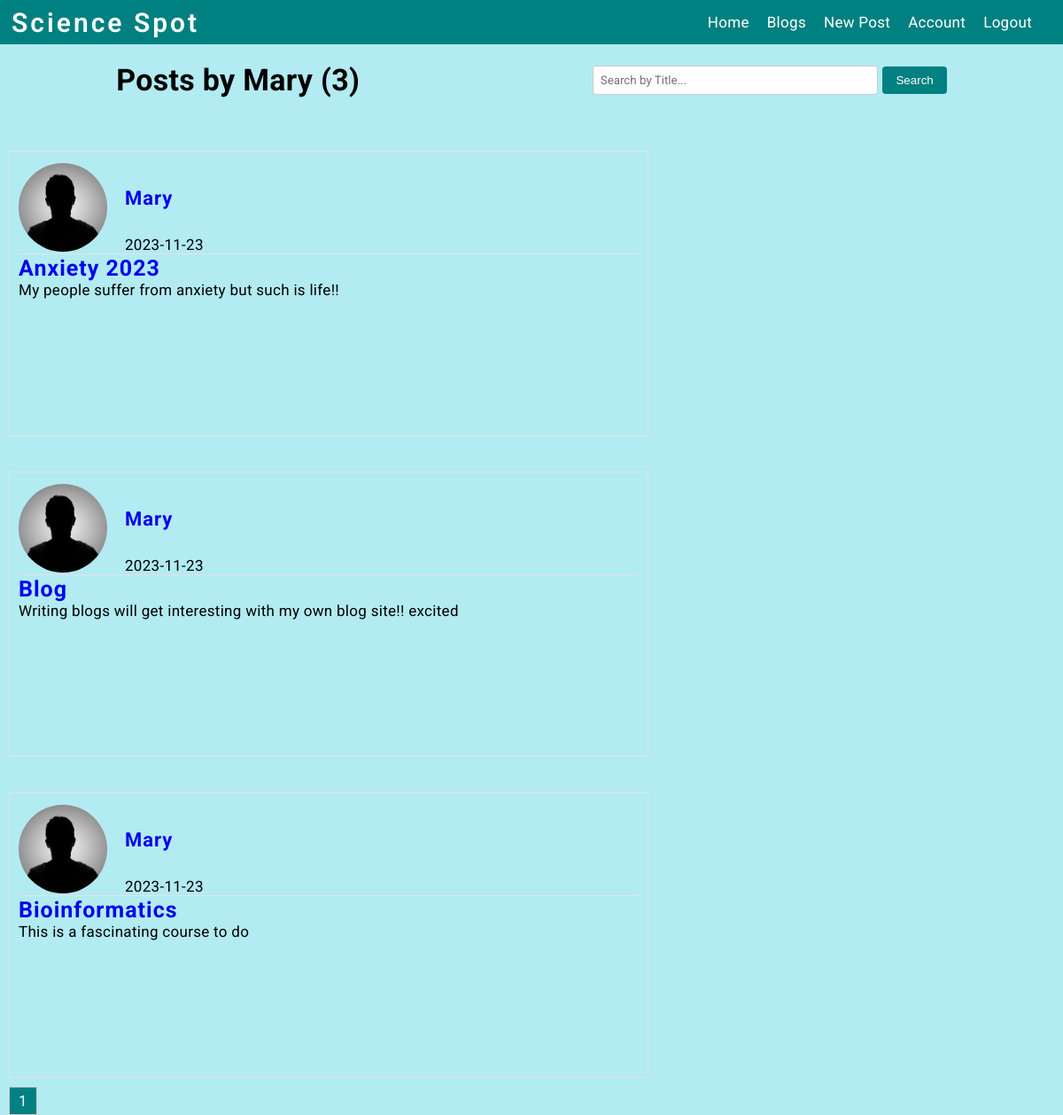
Before: /user/Mary (signed in) with the older database file.
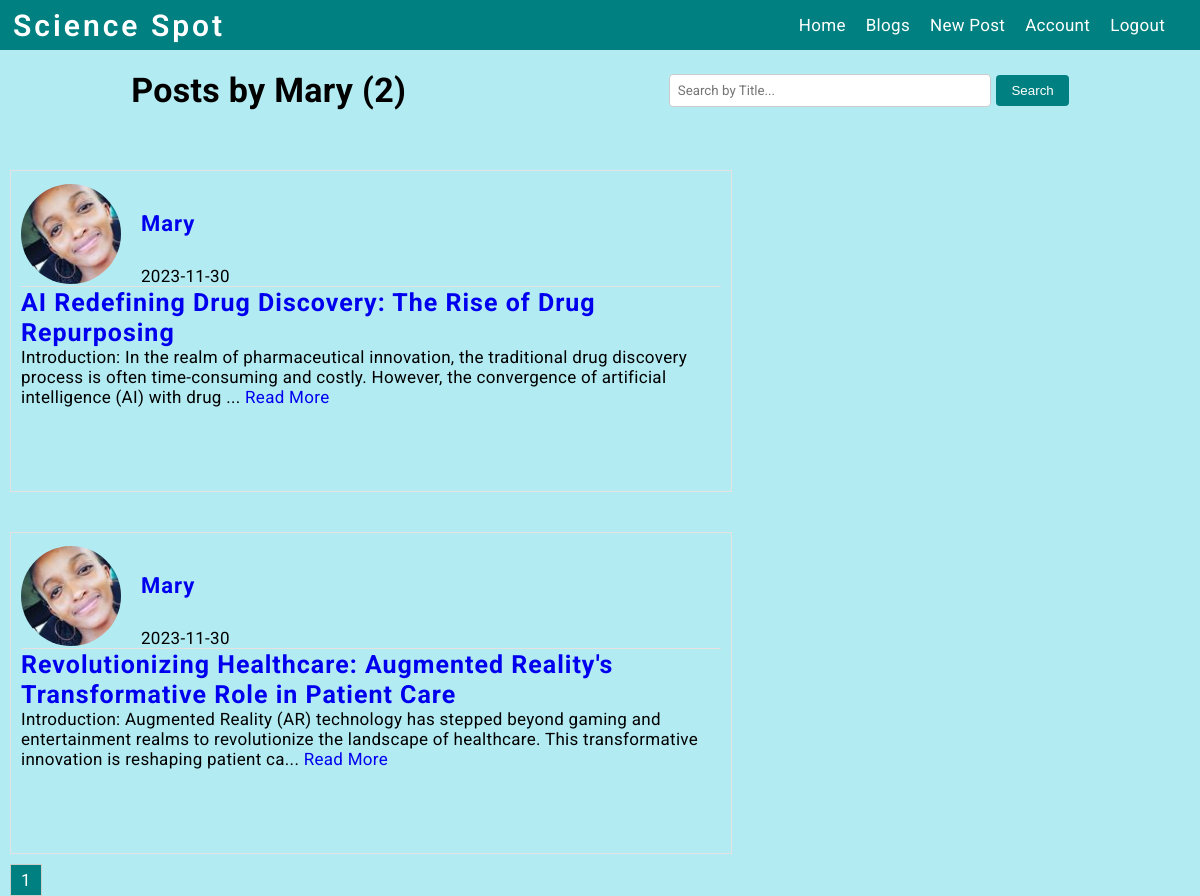
After: the same page with the newer database file.
### flaskblog/models.py (models this page shows, shortened)
class Post(db.Model):
    id = db.Column(db.Integer, primary_key=True)
    title = db.Column(db.String(100), nullable=False)
    date_posted = db.Column(db.DateTime, nullable=False, default=datetime.utcnow)
    content = db.Column(db.Text, nullable=False)
    user_id = db.Column(db.Integer, db.ForeignKey('user.id'), nullable=False)
    """How ro represent our post model"""

class User(db.Model, UserMixin):
    id = db.Column(db.Integer, primary_key=True)
    username = db.Column(db.String(20), unique=True, nullable=False)
    email = db.Column(db.String(120), unique=True, nullable=False)
    image_file = db.Column(db.String(20), nullable=False, default='default.jpg')
    password = db.Column(db.String(60), nullable=False)
    posts = db.relationship('Post', backref='author', lazy=True)
    """How ro represent our user model"""

### flaskblog/routes.py (the view)
@app.route("/user/<string:username>")
@login_required
def user_posts(username):
    page = request.args.get('page', 1, type=int)
    user = User.query.filter_by(username=username).first_or_404()
    posts = Post.query.filter_by(author=user)\
        .order_by(Post.date_posted.desc())\
        .paginate(page=page, per_page=5)
    return render_template('user_posts.html', posts=posts, user=user)

### flaskblog/models.py (called while the page is built)
@login_manager.user_loader
def load_user(user_id):
    return User.query.get(int(user_id))

### flaskblog/templates/user_posts.html
{% extends 'layout.html' %} {% block content %}
<div class="header-container">
  <h1 class="header-text">Posts by {{ user.username }} ({{ posts.total }})</h1>
  <form class="search-form" action="{{ url_for('search_results') }}" method="GET">
      <input type="text" name="query" placeholder="Search by Title...">
      <button type="submit">Search</button>
  </form>
</div>
<div class="homediv-container">
  {% for post in posts.items %}
    <div class="homediv">
      <div class="homedivdetails">
        <img class="accountimageclass" src="{{ url_for('static', filename='images/' + post.author.image_file) }}"/>
        <div class="user-details">
          <p><a href="{{ url_for('user_posts', username=post.author.username) }}">{{ post.author.username }}</a></p>
          <p>{{ post.date_posted.strftime('%Y-%m-%d') }}</p>
        </div>
      </div>
      <hr class="custom-hr">
      <div>
        <p><h2><a href="{{ url_for('post', post_id=post.id) }}" class="teal-title">{{ post.title }}</a></h2></p>
        <p>{{ post.content[:200] }}{% if post.content|length > 200 %}... <a href="{{ url_for('post', post_id=post.id) }}">Read More</a>{% endif %}</p>
      </div>
    </div>
  {% endfor %}
</div>
<div class="pagination">
  {% for page_num in posts.iter_pages(left_edge=1, right_edge=1, left_current=1, right_current=2) %}
    {% if page_num %}
      {% if posts.page == page_num %}
        <a href="{{ url_for('blogs', page=page_num) }}" class="current-page">{{ page_num }}</a>
      {% else %}
        <a href="{{ url_for('blogs', page=page_num) }}">{{ page_num }}</a>
      {% endif %}
    {% else %}
      <span class="ellipsis">...</span>
    {% endif %}
  {% endfor %}
</div>
{% endblock content %}

Changed rows visible on the page:
removed Post: image_file (placeholder picture), author.username "Mary", date_posted "2023-11-23", title "Anxiety 2023", content "My people suffer from anxiety but such is life!!"
removed Post: image_file (placeholder picture), author.username "Mary", date_posted "2023-11-23", title "Blog", content "Writing blogs will get interesting with my own blog site!! excited"
removed Post: image_file (placeholder picture), author.username "Mary", date_posted "2023-11-23", title "Bioinformatics", content "This is a fascinating course to do"
added Post: image_file (picture), author.username "Mary", date_posted "2023-11-30", title "AI Redefining Drug Discovery: The Rise of Drug Repurposing", content "Introduction: In the realm of pharmaceutical innovation, the traditional drug discovery process is often time-consuming and costly. However, the convergence of artificial intelligence (AI) with drug"
added Post: image_file (picture), author.username "Mary", date_posted "2023-11-30", title "Revolutionizing Healthcare: Augmented Reality's Transformative Role in Patient Care", content "Introduction: Augmented Reality (AR) technology has stepped beyond gaming and entertainment realms to revolutionize the landscape of healthcare. This transformative innovation is reshaping patient ca"
Other visible differences:
{{ posts.total }}: "3" → "2"
